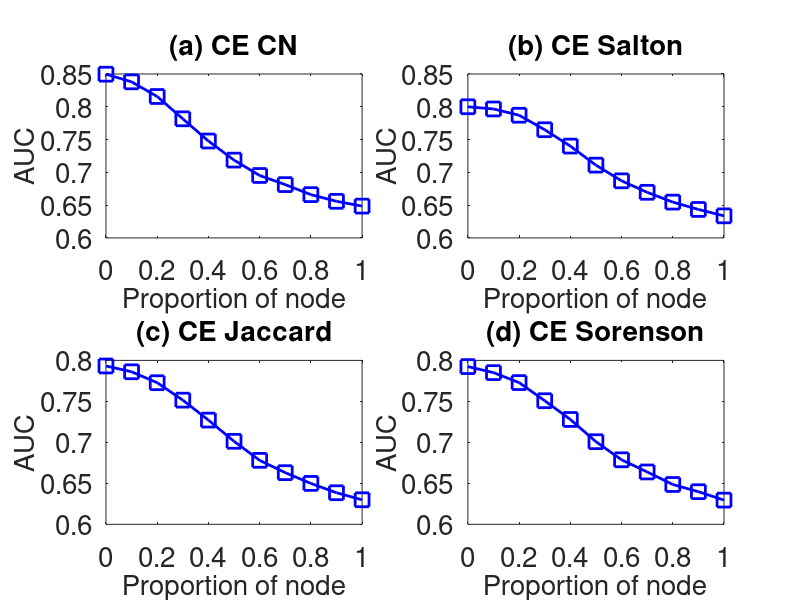

The MATLAB script that drew this image:
subplot(2,2,1);
x=0:0.1:1;
y=[0.849681	0.838023	0.815648	0.781621	0.747763	0.718654	0.695165	0.681275	0.665985	0.655801	0.648483
];
plot(x,y,'-bs','LineWidth',2,'MarkerSize',10);
set(gca,'FontSize',20);
xlabel('Proportion of node','fontsize',20);
ylabel('AUC','fontsize',20);
title('(a) CE CN','fontsize',20);

subplot(2,2,2);
x=0:0.1:1;
y=[0.800014	0.796639	0.787099	0.764978	0.740008	0.710963	0.687049	0.669555	0.654577	0.643403	0.633615
];
plot(x,y,'-bs','LineWidth',2,'MarkerSize',10);
set(gca,'FontSize',20);
xlabel('Proportion of node','fontsize',20);
ylabel('AUC','fontsize',20);
title('(b) CE Salton','fontsize',20);

subplot(2,2,3);
x=0:0.1:1;
y=[0.793197	0.786107	0.772756	0.751506	0.727145	0.701274	0.678049	0.663008	0.649902	0.638513	0.629914
];
plot(x,y,'-bs','LineWidth',2,'MarkerSize',10);
set(gca,'FontSize',20);
xlabel('Proportion of node','fontsize',20);
ylabel('AUC','fontsize',20);
title('(c) CE Jaccard','fontsize',20);


subplot(2,2,4);
x=0:0.1:1;
y=[0.792418	0.785083	0.772902	0.75079	0.727934	0.700797	0.678716	0.663883	0.648584	0.639792	0.629527
];
plot(x,y,'-bs','LineWidth',2,'MarkerSize',10);
set(gca,'FontSize',20);
xlabel('Proportion of node','fontsize',20);
ylabel('AUC','fontsize',20);
title('(d) CE Sorenson','fontsize',20);
